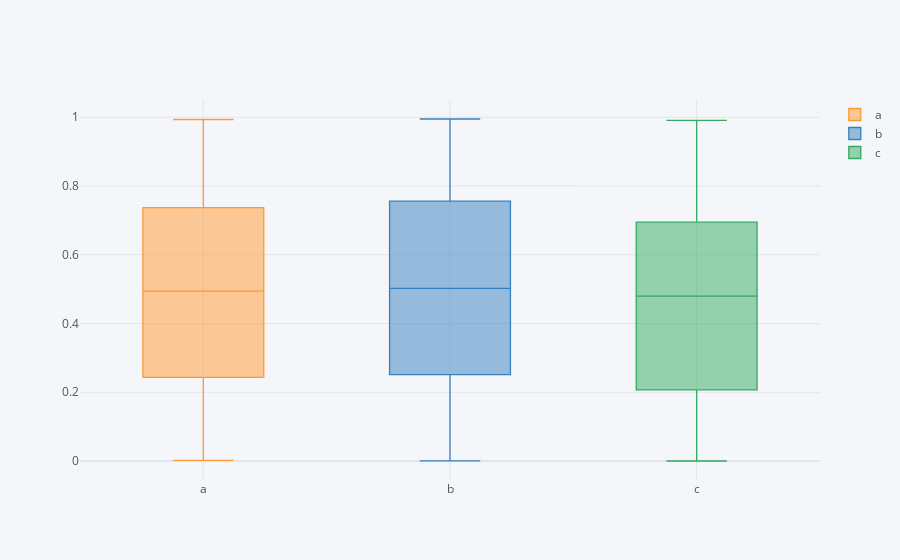

Notebook code cell kept with this figure:
### Code cell
df.iplot(kind='box')

### Figure 1 — Plotly figure (JSON) as saved in the notebook; plotly's stock layout.template omitted (floating-point values rounded to 4 significant figures; data arrays with more than 128 entries replaced by an {"elided": "..."} marker saying what was removed)
{"data": [{"boxpoints": false, "line": {"width": 1.3}, "marker": {"color": "rgba(255, 153, 51, 1.0)"}, "name": "a", "orientation": "v", "type": "box", "y": {"elided": "300 float values"}}, {"boxpoints": false, "line": {"width": 1.3}, "marker": {"color": "rgba(55, 128, 191, 1.0)"}, "name": "b", "orientation": "v", "type": "box", "y": {"elided": "300 float values"}}, {"boxpoints": false, "line": {"width": 1.3}, "marker": {"color": "rgba(50, 171, 96, 1.0)"}, "name": "c", "orientation": "v", "type": "box", "y": {"elided": "300 float values"}}], "layout": {"legend": {"bgcolor": "#F5F6F9", "font": {"color": "#4D5663"}}, "paper_bgcolor": "#F5F6F9", "plot_bgcolor": "#F5F6F9", "title": {"font": {"color": "#4D5663"}}, "xaxis": {"gridcolor": "#E1E5ED", "showgrid": true, "tickfont": {"color": "#4D5663"}, "title": {"font": {"color": "#4D5663"}, "text": ""}, "zerolinecolor": "#E1E5ED"}, "yaxis": {"gridcolor": "#E1E5ED", "showgrid": true, "tickfont": {"color": "#4D5663"}, "title": {"font": {"color": "#4D5663"}, "text": ""}, "zerolinecolor": "#E1E5ED"}}}
